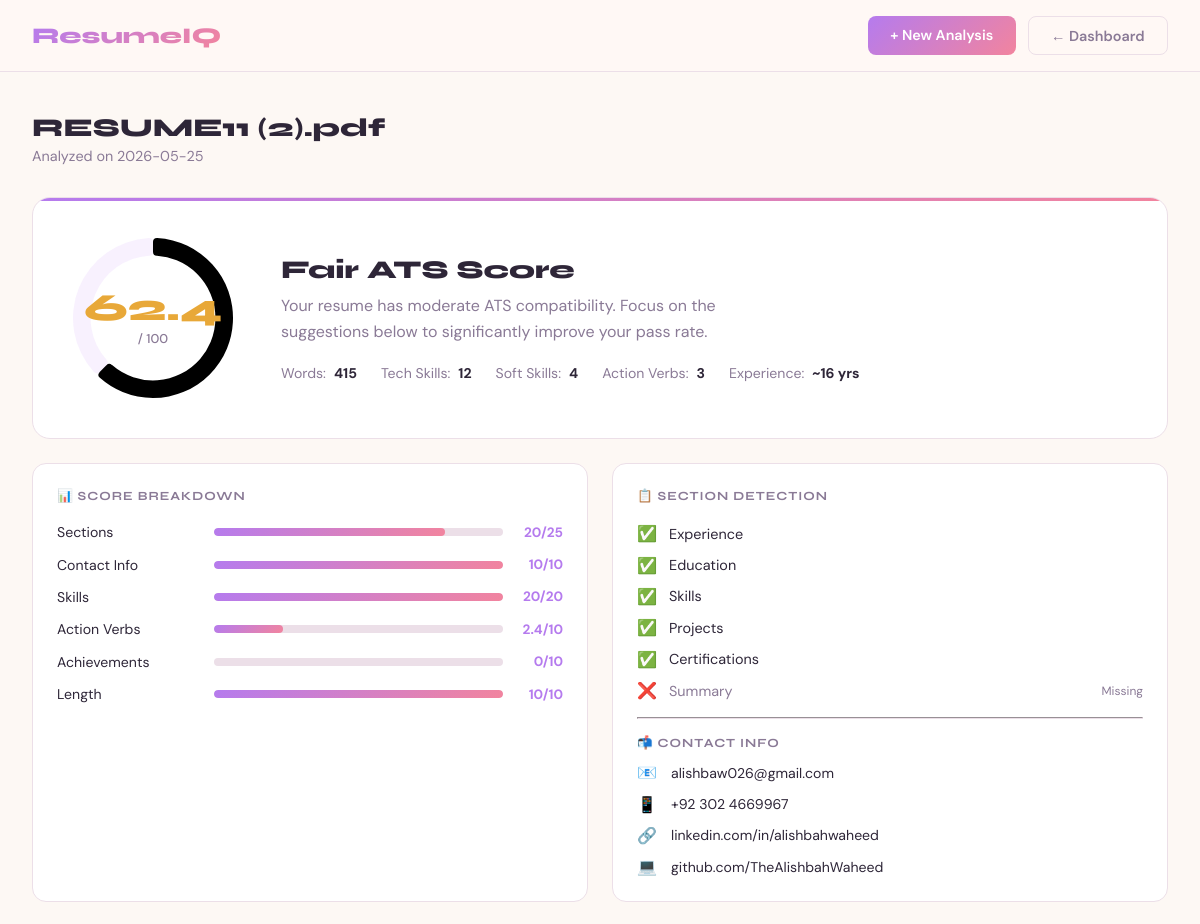
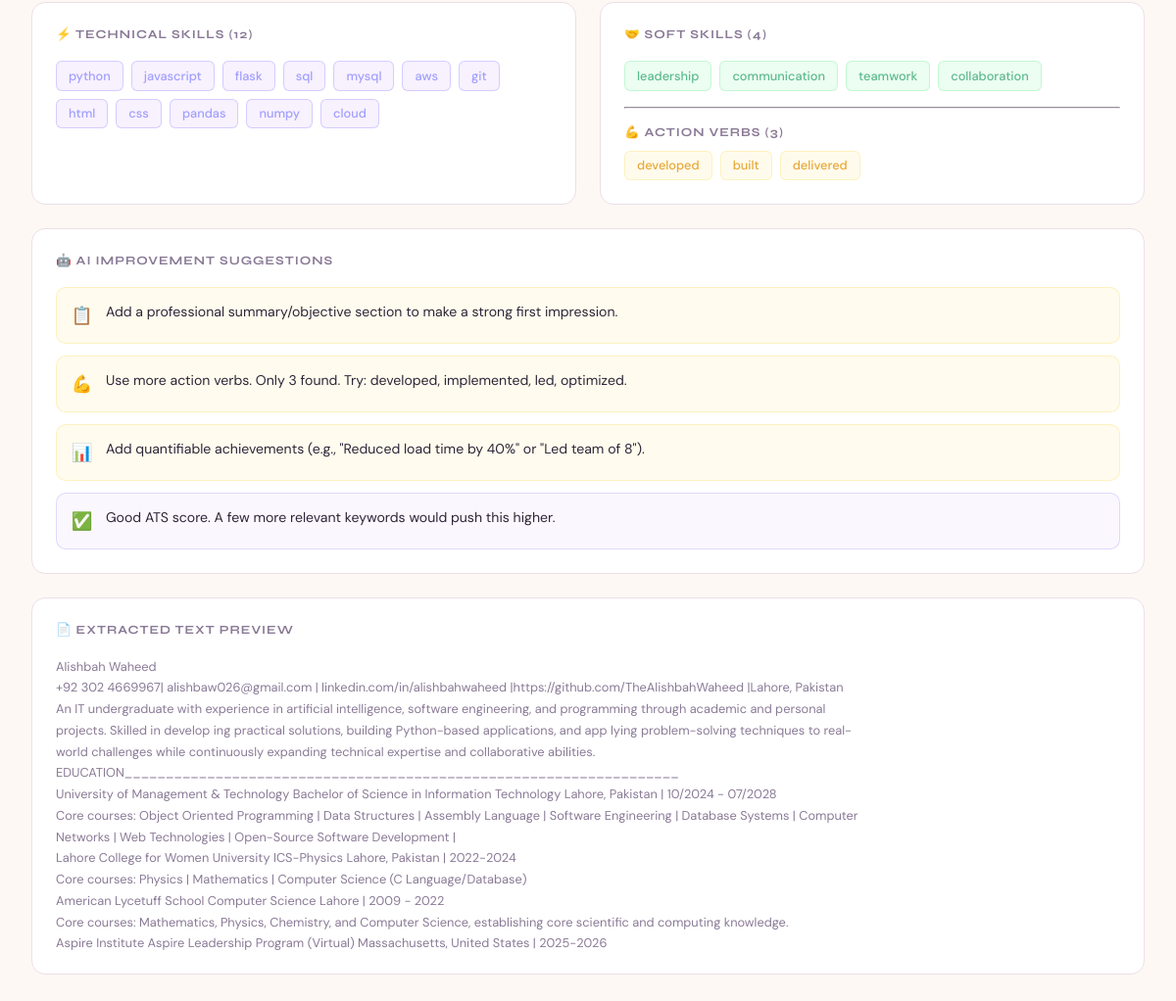
Screenshot of /resume/3 (signed in) with the database file from the repository (2 pictures, top to bottom).
### tables this page shows
CREATE TABLE resumes (
            id INTEGER PRIMARY KEY AUTOINCREMENT,
            user_id INTEGER NOT NULL,
            filename TEXT NOT NULL,
            original_name TEXT NOT NULL,
            text_content TEXT,
            skills TEXT,
            ats_score REAL DEFAULT 0,
            job_description TEXT,
            analysis_data TEXT,
            uploaded_at TIMESTAMP DEFAULT CURRENT_TIMESTAMP,
            FOREIGN KEY (user_id) REFERENCES users(id)
        );

### app.py (the view)
@app.route('/resume/<int:resume_id>')
def view_resume(resume_id):
    if 'user_id' not in session:
        return redirect(url_for('login'))
    db = get_db()
    resume = db.execute(
        'SELECT * FROM resumes WHERE id = ? AND user_id = ?',
        (resume_id, session['user_id'])
    ).fetchone()
    db.close()
    if not resume:
        flash('Resume not found.', 'error')
        return redirect(url_for('dashboard'))
    resume = dict(resume)
    analysis = json.loads(resume['analysis_data']) if resume['analysis_data'] else {}
    skills = json.loads(resume['skills']) if resume['skills'] else {}
    return render_template('result.html', resume=resume, analysis=analysis, skills=skills)

### app.py (called while the page is built)
def get_db():
    db = sqlite3.connect('resumes.db')
    db.row_factory = sqlite3.Row
    return db

### templates/result.html (shortened to what this page needs)
<!DOCTYPE html>
<html lang="en">
<head>
</head>
<body>
<nav>
  <a href="{{ url_for('dashboard') }}" class="logo">ResumeIQ</a>
  <div style="display:flex;gap:0.75rem;">
    <a href="{{ url_for('upload') }}" class="btn btn-primary">+ New Analysis</a>
    <a href="{{ url_for('dashboard') }}" class="btn btn-outline">← Dashboard</a>
  </div>
</nav>
<main>
  <div class="result-header">
    <div class="result-title">
      <h1>{{ resume.original_name }}</h1>
      <p>Analyzed on {{ resume.uploaded_at[:10] if resume.uploaded_at else '' }}</p>
    </div>
  </div>
  {% set score = resume.ats_score or 0 %}
  {% set score_color = 'var(--accent3)' if score >= 70 else ('var(--accent4)' if score >= 50 else 'var(--accent2)') %}
  {% set score_label = 'Excellent' if score >= 85 else ('Good' if score >= 70 else ('Fair' if score >= 50 else 'Needs Work')) %}
  <div class="score-hero">
    <div class="score-ring">
      <canvas id="scoreRing" width="160" height="160"></canvas>
      <div class="score-center">
        <div class="score-num" style="color: {{ score_color }}">{{ score }}</div>
        <div class="score-pct">/ 100</div>
      </div>
    </div>
    <div class="score-info">
      <h2>{{ score_label }} ATS Score</h2>
      <p>
        {% if score >= 85 %}Your resume is highly optimized for ATS systems. Excellent keyword density, complete sections, and strong quantifiable achievements.
        {% elif score >= 70 %}Your resume performs well against ATS filters. A few more targeted keywords and improvements could push you to excellent.
        {% elif score >= 50 %}Your resume has moderate ATS compatibility. Focus on the suggestions below to significantly improve your pass rate.
        {% else %}Your resume needs significant improvement to pass ATS filters. Follow the AI suggestions to boost your score.{% endif %}
      </p>
      <div class="score-meta">
        <div class="score-meta-item"><span>Words:</span><strong>{{ analysis.word_count }}</strong></div>
        <div class="score-meta-item"><span>Tech Skills:</span><strong>{{ skills.technical|length }}</strong></div>
        <div class="score-meta-item"><span>Soft Skills:</span><strong>{{ skills.soft|length }}</strong></div>
        <div class="score-meta-item"><span>Action Verbs:</span><strong>{{ analysis.action_verbs|length }}</strong></div>
        {% if analysis.years_experience > 0 %}
        <div class="score-meta-item"><span>Experience:</span><strong>~{{ analysis.years_experience }} yrs</strong></div>
        {% endif %}
      </div>
    </div>
  </div>
  <div class="grid-2">
    <div class="card">
      <div class="card-title">📊 Score Breakdown</div>
      {% for key, val in analysis.score_breakdown.items() %}
      {% set max_map = {'Sections': 25, 'Contact Info': 10, 'Skills': 20, 'Action Verbs': 10, 'Achievements': 10, 'Length': 10} %}
      {% set max_val = max_map.get(key, 20) %}
      <div class="breakdown-row">
        <div class="breakdown-label">{{ key }}</div>
        <div class="breakdown-bar-bg">
          <div class="breakdown-bar-fill" data-width="{{ (val / max_val * 100)|round }}"></div>
        </div>
        <div class="breakdown-score">{{ val }}/{{ max_val }}</div>
      </div>
      {% endfor %}
    </div>
    <div class="card">
      <div class="card-title">📋 Section Detection</div>
      {% for section, found in analysis.sections.items() %}
      <div class="section-check">
        <span class="check-icon {{ 'check-yes' if found else 'check-no' }}">{{ '✅' if found else '❌' }}</span>
        <span class="section-name" style="color:{{ 'var(--text)' if found else 'var(--muted)' }}">{{ section|capitalize }}</span>
        {% if not found %}<span style="font-size:0.75rem;color:var(--muted)">Missing</span>{% endif %}
      </div>
      {% endfor %}
      <hr style="border-color:var(--border);margin:1rem 0;">
      <div class="card-title" style="margin-bottom:0.75rem;">📬 Contact Info</div>
      {% set contact = analysis.contact %}
      <div class="contact-item"><span class="contact-icon">📧</span><span class="contact-val {{ '' if contact.email else 'missing' }}">{{ contact.email or 'Not found' }}</span></div>
      <div class="contact-item"><span class="contact-icon">📱</span><span class="contact-val {{ '' if contact.phone else 'missing' }}">{{ contact.phone or 'Not found' }}</span></div>
      <div class="contact-item"><span class="contact-icon">🔗</span><span class="contact-val {{ '' if contact.linkedin else 'missing' }}">{{ contact.linkedin or 'Not found' }}</span></div>
      <div class="contact-item"><span class="contact-icon">💻</span><span class="contact-val {{ '' if contact.github else 'missing' }}">{{ contact.github or 'Not found' }}</span></div>
    </div>
  </div>
  <div class="grid-2">
    <div class="card">
      <div class="card-title">⚡ Technical Skills ({{ skills.technical|length }})</div>
      {% if skills.technical %}
      <div class="skills-list">
        {% for skill in skills.technical %}<span class="skill-tag skill-tech">{{ skill }}</span>{% endfor %}
      </div>
      {% else %}<p class="empty-skills">No technical skills detected. Add a Skills section.</p>{% endif %}
    </div>
    <div class="card">
      <div class="card-title">🤝 Soft Skills ({{ skills.soft|length }})</div>
      {% if skills.soft %}
      <div class="skills-list">
        {% for skill in skills.soft %}<span class="skill-tag skill-soft">{{ skill }}</span>{% endfor %}
      </div>
      {% else %}<p class="empty-skills">No soft skills detected. Mention leadership, communication, etc.</p>{% endif %}
      {% if analysis.action_verbs %}
      <hr style="border-color:var(--border);margin:1rem 0;">
      <div class="card-title" style="margin-bottom:0.75rem;">💪 Action Verbs ({{ analysis.action_verbs|length }})</div>
      <div class="skills-list">
        {% for verb in analysis.action_verbs[:12] %}<span class="skill-tag" style="background:rgba(246,201,14,0.08);color:var(--accent4);border-color:rgba(246,201,14,0.2)">{{ verb }}</span>{% endfor %}
      </div>
      {% endif %}
    </div>
  </div>
  <div class="card" style="margin-bottom:1.5rem;">
    <div class="card-title">🤖 AI Improvement Suggestions</div>
    {% if analysis.suggestions %}
      {% for s in analysis.suggestions %}
      <div class="suggestion-item {{ s.type }}">
        <span class="suggestion-icon">{{ s.icon }}</span>
        <span>{{ s.text }}</span>
      </div>
      {% endfor %}
    {% else %}
      <p class="empty-skills">No suggestions available.</p>
    {% endif %}
  </div>
  <div class="card">
    <div class="card-title">📄 Extracted Text Preview</div>
    <pre style="color:var(--muted);font-size:0.8rem;line-height:1.7;white-space:pre-wrap;max-height:300px;overflow-y:auto;font-family:'DM Sans',sans-serif;">{{ resume.text_content[:2000] if resume.text_content else 'No text extracted' }}{% if resume.text_content and resume.text_content|length > 2000 %}...{% endif %}</pre>
  </div>
</main>
<script>
// Score ring chart
const score = {{ score }};
const scoreColor = '{{ score_color }}';
const ctx = document.getElementById('scoreRing').getContext('2d');
new Chart(ctx, {
  type: 'doughnut',
  data: {
    datasets: [{
      data: [score, 100 - score],
      backgroundColor: [scoreColor, 'rgba(181,123,238,0.1)'],
      borderWidth: 0,
      borderRadius: 4
    }]
  },
  options: {
    cutout: '78%',
    plugins: { tooltip: { enabled: false }, legend: { display: false } },
    animation: { duration: 1200 }
  }
});
// Animate breakdown bars
document.querySelectorAll('.breakdown-bar-fill').forEach(bar => {
  const width = bar.dataset.width;
  bar.style.width = '0%';
  setTimeout(() => bar.style.width = width + '%', 300);
});
// Match chart if JD present
</script>
</body>
</html>

### rows the page displays
resumes: original_name "RESUME11 (2).pdf", uploaded_at "2026-05-25", ats_score "62.4", text_content "Alishbah Waheed +92 302 4669967| alishbaw026@gmail.com | linkedin.com/in/alishbahwaheed |https://github.com/TheAlishbahWaheed |Lahore, Pakistan An IT undergraduate with experience in artificial intelligence, software engineering, and programming through academic and personal projects. Skilled in develop ing practical solutions, building Python-based applications, and app lying problem-solving techniques to real- world challenges while continuously expanding technical expertise and collaborative abilities. EDUCATION___________________________________________________________________ University of Management & Technology Bachelor of Science in Information Technology Lahore, Pakistan | 10/2024…"

### other values shown
{{ score_label }} "Fair"
{{ analysis.word_count }} "415"
{{ skills.technical|length }} "12"
{{ skills.soft|length }} "4"
{{ analysis.action_verbs|length }} "3"
{{ analysis.years_experience }} "16"
{{ key }} "Sections" "Contact Info" "Skills" "Action Verbs" "Achievements" "Length"
{{ val }} "20" "10" "20" "2.4" "0" "10"
{{ max_val }} "25" "10" "20" "10" "10" "10"
{{ '✅' if found else '❌' }} "✅" "✅" "✅" "✅" "✅" "❌"
{{ section|capitalize }} "Experience" "Education" "Skills" "Projects" "Certifications" "Summary"
{{ contact.email or 'Not found' }} "alishbaw026@gmail.com"
{{ contact.phone or 'Not found' }} "+92 302 4669967"
{{ contact.linkedin or 'Not found' }} "linkedin.com/in/alishbahwaheed"
{{ contact.github or 'Not found' }} "github.com/TheAlishbahWaheed"
